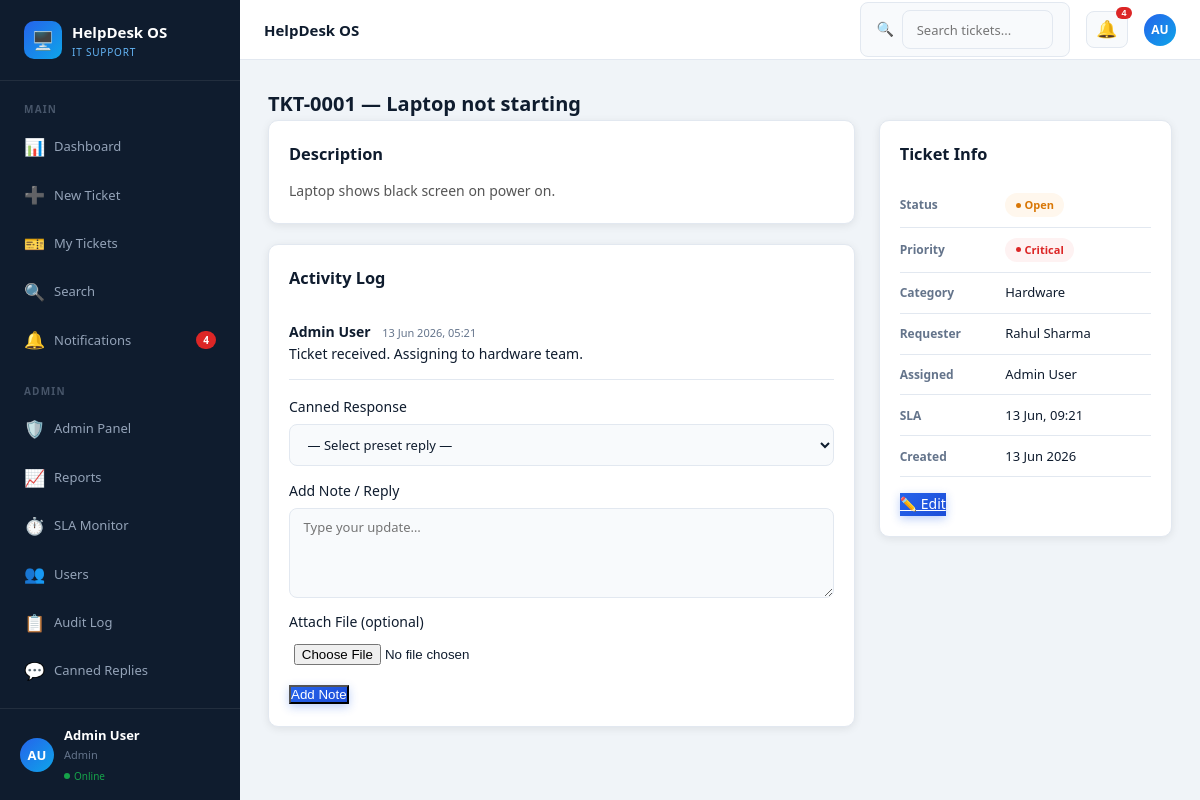
The page /ticket_detail_updated.php?id=1 (signed in) on the database its author committed.
### tables this page shows
CREATE TABLE tickets (
    id           INT AUTO_INCREMENT PRIMARY KEY,
    ticket_no    VARCHAR(20) NOT NULL UNIQUE,
    user_id      INT NOT NULL,
    assigned_to  INT DEFAULT NULL,
    title        VARCHAR(255) NOT NULL,
    description  TEXT NOT NULL,
    category     ENUM('Hardware','Software','Network','Access','Email','Security','Other') NOT NULL,
    priority     ENUM('Low','Medium','High','Critical') DEFAULT 'Medium',
    status       ENUM('Open','In Progress','Resolved','Closed') DEFAULT 'Open',
    sla_deadline DATETIME,
    created_at   TIMESTAMP DEFAULT CURRENT_TIMESTAMP,
    updated_at   TIMESTAMP DEFAULT CURRENT_TIMESTAMP ON UPDATE CURRENT_TIMESTAMP,
    FOREIGN KEY (user_id)     REFERENCES users(id) ON DELETE CASCADE,
    FOREIGN KEY (assigned_to) REFERENCES users(id) ON DELETE SET NULL
);

CREATE TABLE ticket_logs (
    id         INT AUTO_INCREMENT PRIMARY KEY,
    ticket_id  INT NOT NULL,
    user_id    INT NOT NULL,
    note       TEXT NOT NULL,
    created_at TIMESTAMP DEFAULT CURRENT_TIMESTAMP,
    FOREIGN KEY (ticket_id) REFERENCES tickets(id) ON DELETE CASCADE,
    FOREIGN KEY (user_id)   REFERENCES users(id)   ON DELETE CASCADE
);

CREATE TABLE users (
    id          INT AUTO_INCREMENT PRIMARY KEY,
    name        VARCHAR(100) NOT NULL,
    email       VARCHAR(150) NOT NULL UNIQUE,
    password    VARCHAR(255) NOT NULL,
    role        ENUM('user','admin') DEFAULT 'user',
    department  VARCHAR(100),
    created_at  TIMESTAMP DEFAULT CURRENT_TIMESTAMP
);

### includes/auth.php (called while the page is built, shortened)
<?php
function current_role()      { return $_SESSION['role']    ?? 'user'; }
?>

### ticket_detail_updated.php (the view, shortened to what this page needs)
<?php
require_once 'includes/db.php';
require_once 'includes/header.php';
$id  = intval($_GET['id'] ?? 0);
$stmt = $conn->prepare("SELECT t.*,u.name requester,u.email req_email,a.name agent_name FROM tickets t JOIN users u ON t.user_id=u.id LEFT JOIN users a ON t.assigned_to=a.id WHERE t.id=?");
$stmt->bind_param("i", $id);
$stmt->execute();
$ticket = $stmt->get_result()->fetch_assoc();
$logs        = $conn->query("SELECT l.*,u.name FROM ticket_logs l JOIN users u ON l.user_id=u.id WHERE l.ticket_id=$id ORDER BY l.created_at ASC");
$canned      = current_role()==='admin' ? $conn->query("SELECT * FROM canned_responses ORDER BY title") : null;
?>
<h1 class="page-title"><?= htmlspecialchars($ticket['ticket_no']) ?> — <?= htmlspecialchars($ticket['title']) ?></h1>
<div style="display:grid;grid-template-columns:2fr 1fr;gap:1.5rem">
<div>
    <div class="card">
        <h3 style="margin-bottom:.75rem">Description</h3>
        <p style="line-height:1.7;color:#555"><?= nl2br(htmlspecialchars($ticket['description'])) ?></p>
    </div>
    <div class="card" style="margin-top:1rem">
        <h3 style="margin-bottom:1rem">Activity Log</h3>
        <?php while ($log = $logs->fetch_assoc()): ?>
            <div class="log-entry">
                <strong><?= htmlspecialchars($log['name']) ?></strong>
                <span class="log-time"><?= date('d M Y, H:i', strtotime($log['created_at'])) ?></span>
                <p><?= nl2br(htmlspecialchars($log['note'])) ?></p>
            </div>
        <?php endwhile; ?>
        <form method="POST" enctype="multipart/form-data" style="margin-top:1rem">
            <?php if ($canned && $canned->num_rows > 0): ?>
            <div class="form-group">
                <label>Canned Response</label>
                <select id="canned-select" onchange="insertCanned(this)">
                    <option value="">— Select preset reply —</option>
                </select>
            </div>
            <?php endif; ?>
            <div class="form-group">
                <label>Add Note / Reply</label>
                <textarea name="note" id="note-box" rows="3" placeholder="Type your update…"></textarea>
            </div>
            <div class="form-group">
                <label>Attach File (optional)</label>
                <input type="file" name="attach" accept=".jpg,.jpeg,.png,.gif,.pdf,.txt,.doc,.docx" style="padding:.3rem">
            </div>
            <button type="submit" class="btn-primary">Add Note</button>
        </form>
    </div>
</div>
<div>
    <div class="card">
        <h3 style="margin-bottom:1rem">Ticket Info</h3>
        <table class="info-table">
            <tr><td>Status</td>   <td><span class="badge badge-status-<?= strtolower(str_replace(' ','-',$ticket['status'])) ?>"><?= $ticket['status'] ?></span></td></tr>
            <tr><td>Priority</td> <td><span class="badge badge-<?= strtolower($ticket['priority']) ?>"><?= $ticket['priority'] ?></span></td></tr>
            <tr><td>Category</td> <td><?= $ticket['category'] ?></td></tr>
            <tr><td>Requester</td><td><?= htmlspecialchars($ticket['requester']) ?></td></tr>
            <tr><td>Assigned</td> <td><?= htmlspecialchars($ticket['agent_name'] ?? 'Unassigned') ?></td></tr>
            <tr><td>SLA</td>      <td><?= $ticket['sla_deadline'] ? date('d M, H:i', strtotime($ticket['sla_deadline'])) : '—' ?></td></tr>
            <tr><td>Created</td>  <td><?= date('d M Y', strtotime($ticket['created_at'])) ?></td></tr>
        </table>
        <?php if (current_role()==='admin'): ?>
        <div style="margin-top:1rem;display:flex;gap:8px;flex-wrap:wrap">
            <a href="admin/update_ticket.php?id=<?= $id ?>" class="btn-primary">✏️ Edit</a>
        </div>
        <?php endif; ?>
    </div>
</div>
</div>
<?php require_once 'includes/footer.php'; ?>

### assets/css/style.css (style rules this page uses)
*, *::before, *::after { box-sizing: border-box; margin: 0; padding: 0; }
:root { --navy: #0f1c2e; --navy2: #1a3a5c; --primary: #2563eb; --primary-h: #1d4ed8; --teal: #0ea5e9; --white: #fff; --bg: #f0f4f8; --card: #fff; --border: #e2e8f0; --text: #0f1c2e; --muted: #64748b; --light: #f8fafc; --success: #16a34a; --warning: #d97706; --danger: #dc2626; --info: #0891b2; --radius: 10px; --shadow: 0 2px 8px rgba(0,0,0,.08); --shadow-lg: 0 8px 24px rgba(0,0,0,.12); --sidebar-w: 240px; }
body { font-family: 'Segoe UI',system-ui,sans-serif; background: var(--bg); color: var(--text); font-size: 14px; line-height: 1.6; }
.page-title { font-size: 20px; font-weight: 700; }
.card { background: var(--card); border: 1px solid var(--border); border-radius: var(--radius); padding: 1.25rem; margin-bottom: 1.25rem; box-shadow: var(--shadow); }
.badge { display: inline-flex; align-items: center; gap: 4px; padding: .2rem .65rem; border-radius: 99px; font-size: 11px; font-weight: 600; white-space: nowrap; }
.badge::before { content: ''; width: 5px; height: 5px; border-radius: 50%; display: inline-block; }
.badge-critical { background: #fef2f2; color: var(--danger); }
.badge-critical::before { background: var(--danger); }
.badge-status-open { background: #fff7ed; color: var(--warning); }
.badge-status-open::before { background: var(--warning); }
.btn-primary { background: linear-gradient(135deg,var(--primary),var(--primary-h)); color: #fff; box-shadow: 0 3px 10px rgba(37,99,235,.3); }
.form-group { display: flex; flex-direction: column; gap: .35rem; margin-bottom: .85rem; }
input[type=text], input[type=email], input[type=password], input[type=date], select, textarea { width: 100%; padding: .62rem .85rem; border: 1.5px solid var(--border); border-radius: 8px; font-size: 13px; color: var(--text); background: var(--light); outline: none; transition: all .2s; font-family: inherit; }
textarea { resize: vertical; min-height: 90px; }
.info-table { width: 100%; font-size: 13px; border-collapse: collapse; }
.info-table td { padding: .6rem 0; border-bottom: 1px solid var(--border); }
.info-table td:first-child { color: var(--muted); width: 42%; font-weight: 600; font-size: 12px; }
.log-entry { padding: .85rem 0; border-bottom: 1px solid var(--border); }
.log-time { font-size: 11px; color: var(--muted); margin-left: 8px; }

### rows shown on the page
tickets: ticket_no "TKT-0001", title "Laptop not starting", description "Laptop shows black screen on power on.", status "Open", priority "Critical", category "Hardware", user.name "Rahul Sharma", assigned_to.name "Admin User", sla_deadline "13 Jun, 09:21", created_at "13 Jun 2026"
ticket_logs: user.name "Admin User", created_at "13 Jun 2026, 05:21", note "Ticket received. Assigning to hardware team."

### other values the page prints
$notif_count "4"
getInitials(current_user_name()) "AU"
current_user_name() "Admin User"
current_role() "Admin"
